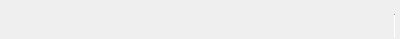
<?xml version="1.0" encoding="UTF-8"?>
<ui version="4.0">
 <class>TransferWidgetHeaderItem</class>
 <widget class="QWidget" name="TransferWidgetHeaderItem">
  <property name="geometry">
   <rect>
    <x>0</x>
    <y>0</y>
    <width>400</width>
    <height>39</height>
   </rect>
  </property>
  <property name="minimumSize">
   <size>
    <width>0</width>
    <height>28</height>
   </size>
  </property>
  <property name="maximumSize">
   <size>
    <width>16777215</width>
    <height>39</height>
   </size>
  </property>
  <property name="cursor">
   <cursorShape>PointingHandCursor</cursorShape>
  </property>
  <layout class="QHBoxLayout" name="horizontalLayout" stretch="1,0,0">
   <property name="spacing">
    <number>5</number>
   </property>
   <property name="leftMargin">
    <number>0</number>
   </property>
   <property name="topMargin">
    <number>0</number>
   </property>
   <property name="rightMargin">
    <number>5</number>
   </property>
   <property name="bottomMargin">
    <number>0</number>
   </property>
   <item>
    <widget class="QLabel" name="columnTitle">
     <property name="sizePolicy">
      <sizepolicy hsizetype="Expanding" vsizetype="Preferred">
       <horstretch>0</horstretch>
       <verstretch>0</verstretch>
      </sizepolicy>
     </property>
     <property name="text">
      <string/>
     </property>
    </widget>
   </item>
   <item>
    <widget class="QLabel" name="chevron">
     <property name="sizePolicy">
      <sizepolicy hsizetype="Fixed" vsizetype="Fixed">
       <horstretch>0</horstretch>
       <verstretch>0</verstretch>
      </sizepolicy>
     </property>
     <property name="minimumSize">
      <size>
       <width>16</width>
       <height>16</height>
      </size>
     </property>
     <property name="maximumSize">
      <size>
       <width>16</width>
       <height>16</height>
      </size>
     </property>
     <property name="text">
      <string notr="true"/>
     </property>
    </widget>
   </item>
   <item alignment="Qt::AlignBottom">
    <widget class="Line" name="line">
     <property name="minimumSize">
      <size>
       <width>1</width>
       <height>25</height>
      </size>
     </property>
     <property name="maximumSize">
      <size>
       <width>1</width>
       <height>25</height>
      </size>
     </property>
     <property name="styleSheet">
      <string notr="true">background: #EEEEEE;
</string>
     </property>
     <property name="frameShadow">
      <enum>QFrame::Sunken</enum>
     </property>
     <property name="orientation">
      <enum>Qt::Vertical</enum>
     </property>
    </widget>
   </item>
  </layout>
 </widget>
 <resources/>
 <connections/>
</ui>
